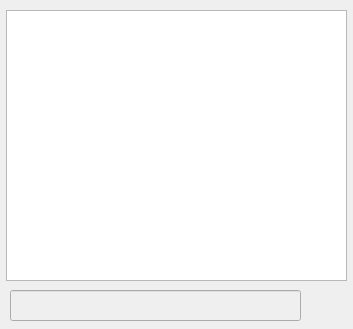
<?xml version="1.0" encoding="UTF-8"?>
<ui version="4.0">
 <class>chat</class>
 <widget class="QWidget" name="chat">
  <property name="geometry">
   <rect>
    <x>0</x>
    <y>0</y>
    <width>353</width>
    <height>329</height>
   </rect>
  </property>
  <property name="windowTitle">
   <string>محادثه</string>
  </property>
  <property name="windowIcon">
   <iconset resource="../pathIcon.qrc">
    <normaloff>:/images/chat.png</normaloff>:/images/chat.png</iconset>
  </property>
  <widget class="QTextBrowser" name="textBrowserShowMessage">
   <property name="geometry">
    <rect>
     <x>6</x>
     <y>10</y>
     <width>341</width>
     <height>271</height>
    </rect>
   </property>
  </widget>
  <widget class="QLineEdit" name="textMessage">
   <property name="enabled">
    <bool>false</bool>
   </property>
   <property name="geometry">
    <rect>
     <x>10</x>
     <y>290</y>
     <width>291</width>
     <height>31</height>
    </rect>
   </property>
  </widget>
  <widget class="QLabel" name="labConnectServer">
   <property name="geometry">
    <rect>
     <x>305</x>
     <y>290</y>
     <width>41</width>
     <height>31</height>
    </rect>
   </property>
   <property name="toolTip">
    <string>الاتصال بل سيرفير</string>
   </property>
   <property name="text">
    <string/>
   </property>
   <property name="pixmap">
    <pixmap resource="../pathIcon.qrc">:/images/connect.png</pixmap>
   </property>
   <property name="scaledContents">
    <bool>true</bool>
   </property>
  </widget>
  <widget class="QLabel" name="idUser">
   <property name="geometry">
    <rect>
     <x>70</x>
     <y>360</y>
     <width>51</width>
     <height>31</height>
    </rect>
   </property>
   <property name="text">
    <string>LabUserID</string>
   </property>
  </widget>
 </widget>
 <resources>
  <include location="../pathIcon.qrc"/>
 </resources>
 <connections/>
</ui>
